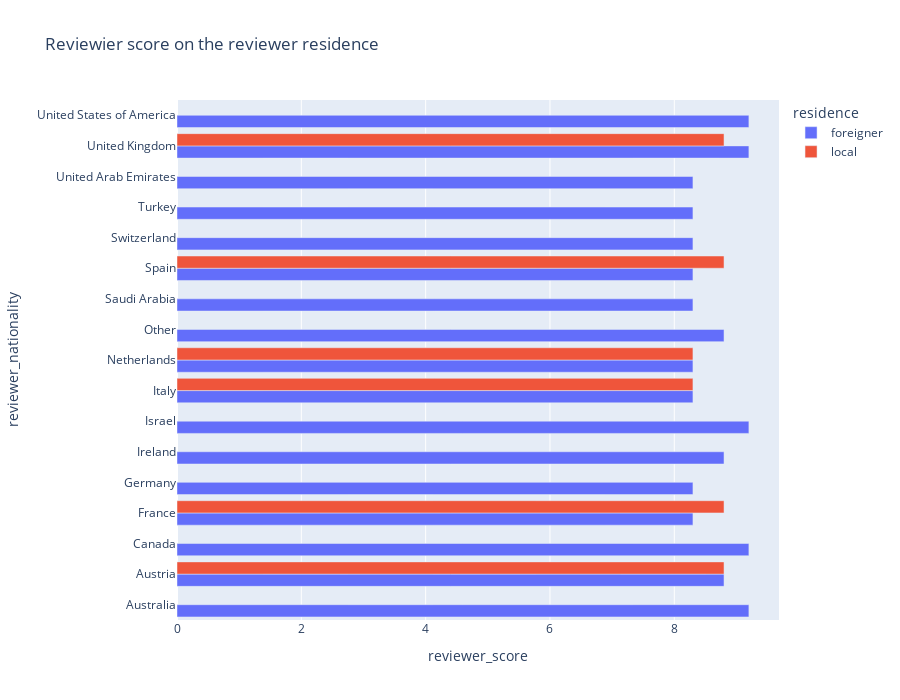

The notebook cell this image was saved under:
### Code cell
# рассмотрим влияет ли страна ревьюера на его отзыв/consider the correlation 'reviewer_nationality' on its score
#группируем данные по признаку страны ревьера/group by 'reviewer_nationality'

data_nationality = df_train.groupby(['reviewer_nationality', 'residence'], as_index=False)['reviewer_score'].median()

fig = px.bar(
    data_nationality,
    x='reviewer_score',
    y='reviewer_nationality',
    color='residence',
    barmode='group',
    width=900,
    height=700,
    title='Reviewier score on the reviewer residence')
fig.show()

### Figure 1 — Plotly figure (JSON) as saved in the notebook; plotly's stock layout.template omitted (floating-point values rounded to 4 significant figures)
{"data": [{"alignmentgroup": "True", "hovertemplate": "residence=foreigner<br>reviewer_score=%{x}<br>reviewer_nationality=%{y}<extra></extra>", "legendgroup": "foreigner", "marker": {"color": "#636efa", "pattern": {"shape": ""}}, "name": "foreigner", "offsetgroup": "foreigner", "orientation": "h", "showlegend": true, "textposition": "auto", "type": "bar", "x": [9.2, 8.8, 9.2, 8.3, 8.3, 8.8, 9.2, 8.3, 8.3, 8.8, 8.3, 8.3, 8.3, 8.3, 8.3, 9.2, 9.2], "xaxis": "x", "y": ["Australia", "Austria", "Canada", "France", "Germany", "Ireland", "Israel", "Italy", "Netherlands", "Other", "Saudi Arabia", "Spain", "Switzerland", "Turkey", "United Arab Emirates", "United Kingdom", "United States of America"], "yaxis": "y"}, {"alignmentgroup": "True", "hovertemplate": "residence=local<br>reviewer_score=%{x}<br>reviewer_nationality=%{y}<extra></extra>", "legendgroup": "local", "marker": {"color": "#EF553B", "pattern": {"shape": ""}}, "name": "local", "offsetgroup": "local", "orientation": "h", "showlegend": true, "textposition": "auto", "type": "bar", "x": [8.8, 8.8, 8.3, 8.3, 8.8, 8.8], "xaxis": "x", "y": ["Austria", "France", "Italy", "Netherlands", "Spain", "United Kingdom"], "yaxis": "y"}], "layout": {"barmode": "group", "height": 700, "legend": {"title": {"text": "residence"}, "tracegroupgap": 0}, "title": {"text": "Reviewier score on the reviewer residence"}, "width": 900, "xaxis": {"anchor": "y", "domain": [0, 1], "title": {"text": "reviewer_score"}}, "yaxis": {"anchor": "x", "domain": [0, 1], "title": {"text": "reviewer_nationality"}}}}
